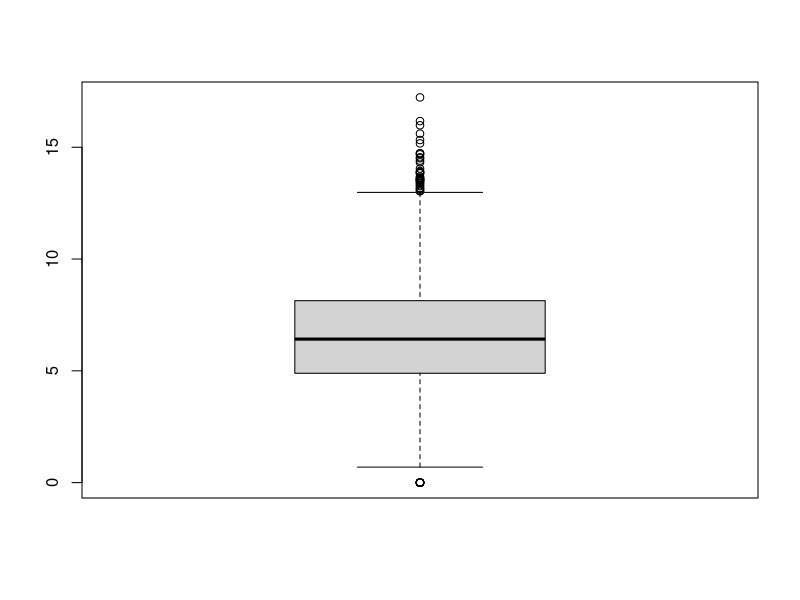

This figure's R source: (Note: this script raises an error after producing the figure.)
library(car)
library(lme4)

# Read the file
dd = read.csv("all_mined_repos_cleaned.csv",header=T,sep=",")

# exploratory analysis
boxplot(log(abs(dd$Code.Churn) + 1))

# Simple Regression
model1 = lm(log(abs(dd$Code.Churn) + 1) ~ dd$Total.Commits)
summary(model1)
vif(model1)
par(mfrow = c(2, 2))
plot(model1)
anova(model1)

# Model 2: Predicting Code Churn with Total Commits and Avg Complexity - good model
model2 = lm(log(abs(dd$Code.Churn) + 1) ~ log(dd$Total.Commits + 1) + log(dd$Avg.Complexity + 1))
summary(model2)
vif(model2)
par(mfrow = c(2, 2))
plot(model2)
anova(model2)

# Best Model so far
model3 = lm(log(abs(dd$Code.Churn) + 1) ~ log(dd$Total.Commits + 1) + log(dd$Avg.Complexity + 1) + dd$Total.Code.Reviews * dd$Total.Deployments)
summary(model3)
par(mfrow = c(2, 2))
plot(model3)
